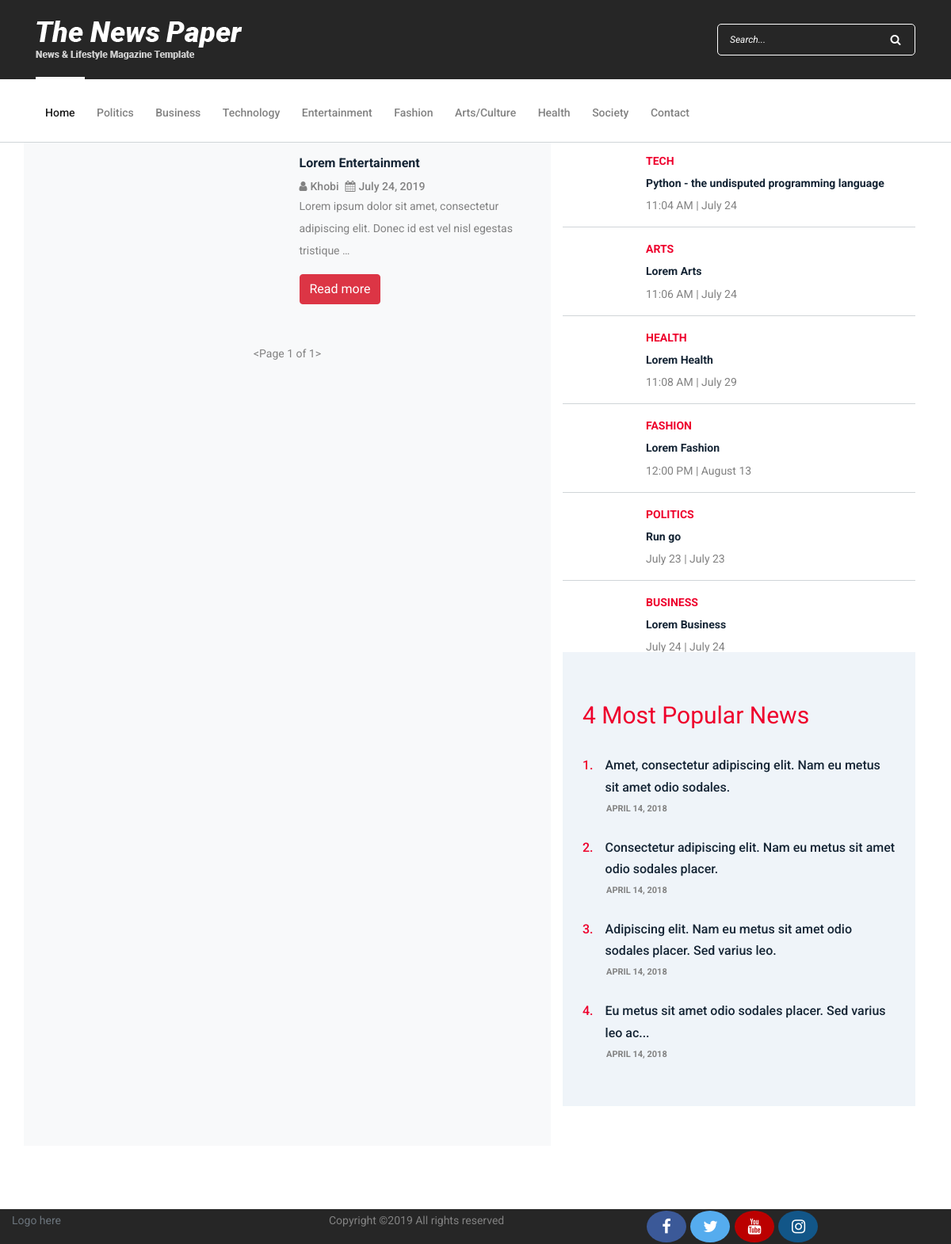
The app's page /entertainment/ with its own data.
### blog/models.py (models this page shows, shortened)
class News(models.Model):
    title = models.CharField(max_length=500)
    date = models.DateTimeField()
    reporter = models.CharField(max_length=100)
    content = models.TextField()
    category = models.CharField(max_length=50, choices=CATEGORY_CHOICES)
    slug = models.SlugField(null=True)
    picture = models.ImageField(upload_to='News/')
    audio = models.FileField(upload_to='Audio/', null=True, blank=True)
    def get_absolute_url(self):
        return reverse('blog-news-detail', kwargs={'slug': self.slug})

### blog/views.py (the view)
# urls.py: path('entertainment/', views.entertainment, name='blog-entertainment'),
def entertainment(request):
    arts = News.objects.all().filter(category='arts').order_by('-id')[:1]
    bus = News.objects.all().filter(category='business').order_by('-id')[:1]
    enter = News.objects.all().filter(category='entertainment').order_by('-id')
    fash = News.objects.all().filter(category='fashion').order_by('-id')[:1]
    heal = News.objects.all().filter(category='health').order_by('-id')[:1]
    poli = News.objects.all().filter(category='politics').order_by('-id')[:1]
    sports = News.objects.all().filter(category='sport').order_by('-id')[:1]
    technology = News.objects.all().filter(category='tech').order_by('-id')[:1]
    page = request.GET.get('page', 1)
    paginator = Paginator(enter, 10)
    try:
        news = paginator.page(page)
    except PageNotAnInteger:
        news = paginator.page(1)
    except EmptyPage:
        news = paginator.page(paginator.num_pages)
    context = {'politics': poli, 'arts': arts, 'business': bus, 'fashion': fash, 'health': heal,
               'sports': sports, 'technology': technology, 'news': news}
    return render(request, 'blog/entertainment.html', context)

### blog/templates/blog/entertainment.html (shortened to what this page needs)
{% extends 'blog/base.html' %}
{% load static %}
{% block content %}
    <div class="blog-area section-padding-0-80">
        <div class="container">
            <div class="row bg">
                <div class="col-12 col-lg-7 bg-light">
                    <div class="blog-posts-area">
                        {% for enter in news %}
                        <div class="row mt-3 mb-3">
                        <div class="col-6 col-md-6">
                        </div>
                        <div class=" col-6 text">
                            <h6 class="post-title">{{ enter.title }}</h6>
                            <div class="post-meta d-flex">
                                <a href="#"><i class="fa fa-user pr-1" aria-hidden="true"></i>{{ enter.reporter }}</a>
                                <a href="#"><i class="fa fa-calendar pl-2 pr-1" aria-hidden="true"></i>{{ enter.date|date:'F d, Y' }}</a>
                            </div>
                            <p>{{ enter.content|truncatewords:15 }}</p>
                            <a href="{{ enter.get_absolute_url }}" class="btn btn-danger" role="button">Read more</a>
                        </div>
                        </div>
                        {% endfor %}
                    </div>
                      {% if news.has_other_pages %}
                    <nav aria-label="Page navigation example">
                        <ul class="pagination mt-50">
                            {% if news.has_previous %}
                                <li class="page-item"><a class="page-link" href="?page={{ news.previous_page_number }}"><i class="fa fa-angle-double-left"></i></a></li>
                            {% endif %}
                            {% for i in news.paginator.page_range %}
                                {% if news.number == i %}
                                    <li class="page-item active"><span class="page-link">{{ i }} <span class="sr-only">(current)</span></span></li>
                                {% else %}
                                    <li class="page-item"><a class="page-link" href="?page={{ i }}">{{ i }}</a></li>
                                {% endif %}
                            {% endfor %}
                            {% if news.has_next %}
                                <li class="page-item"><a class="page-link" href="?page={{ news.next_page_number }}"><i class="fa fa-angle-double-right"></i></a></li>
                            {% endif %}
                        </ul>
                        <p class="text-center">{{ news }}</p>
                    </nav>
                    {% else %}
                          <p class="text-center mt-5">{{ news }}</p>
                    {% endif %}
                </div>
                <div class="col-12 col-lg-5">
                    <div class="blog-sidebar-area">
                        <div class="latest-posts-widget mt-3">
                            {% for tech in technology %}
                            <div class="single-blog-post small-featured-post d-flex">
                                <div class="post-thumb">
                                    <a href="{% url 'blog-news-detail' slug=tech.slug %}"><img src="{{ tech.picture.url }}" alt=""></a>
                                </div>
                                <div class="post-data">
                                    <a href="{% url 'blog-news-detail' slug=tech.slug %}" class="post-catagory">{{ tech.category.title }}</a>
                                    <div class="post-meta">
                                        <a href="{% url 'blog-news-detail' slug=tech.slug %}" class="post-title">
                                            <h6>{{ tech.title }}</h6>
                                        </a>
                                        <p class="post-date"><span>{{ tech.date|date:'g:i A' }}</span> | <span>{{ tech.date|date:'F j' }}</span></p>
                                    </div>
                                </div>
                            </div>
                            {% endfor %}
                            {% for art in arts %}
                            <div class="single-blog-post small-featured-post d-flex">
                                <div class="post-thumb">
                                    <a href="{% url 'blog-news-detail' slug=art.slug %}"><img src="{{ art.picture.url }}" alt=""></a>
                                </div>
                                <div class="post-data">
                                    <a href="{% url 'blog-news-detail' slug=art.slug %}" class="post-catagory">{{ art.category.title }}</a>
                                    <div class="post-meta">
                                        <a href="{% url 'blog-news-detail' slug=art.slug %}" class="post-title">
                                            <h6>{{ art.title }}</h6>
                                        </a>
                                        <p class="post-date"><span>{{ art.date|date:'g:i A' }}</span> | <span>{{ art.date|date:'F j' }}</span></p>
                                    </div>
                                </div>
                            </div>
                            {% endfor %}
                            {% for heal in health %}
                            <div class="single-blog-post small-featured-post d-flex">
                                <div class="post-thumb">
                                    <a href="{% url 'blog-news-detail' slug=heal.slug %}"><img src="{{ heal.picture.url }}" alt=""></a>
                                </div>
                                <div class="post-data">
                                    <a href="{% url 'blog-news-detail' slug=heal.slug %}" class="post-catagory">{{ heal.category.title }}</a>
                                    <div class="post-meta">
                                        <a href="{% url 'blog-news-detail' slug=heal.slug %}" class="post-title">
                                            <h6>{{ heal.title }}</h6>
                                        </a>
                                        <p class="post-date"><span>{{ heal.date|date:'g:i A' }}</span> | <span>{{ heal.date|date:'F j' }}</span></p>
                                    </div>
                                </div>
                            </div>
                            {% endfor %}
                            {% for fash in fashion %}
                            <div class="single-blog-post small-featured-post d-flex">
                                <div class="post-thumb">
                                    <a href="{% url 'blog-news-detail' slug=fash.slug %}"><img src="{{ fash.picture.url }}" alt=""></a>
                                </div>
                                <div class="post-data">
                                    <a href="{% url 'blog-news-detail' slug=fash.slug %}" class="post-catagory">{{ fash.category.title }}</a>
                                    <div class="post-meta">
                                        <a href="{% url 'blog-news-detail' slug=fash.slug %}" class="post-title">
                                            <h6>{{ fash.title }}</h6>
                                        </a>
                                        <p class="post-date"><span>{{ fash.date|date:'g:i A' }}</span> | <span>{{ fash.date|date:'F j' }}</span></p>
                                    </div>
                                </div>
                            </div>
                            {% endfor %}
                            {% for politics in politics %}
                            <div class="single-blog-post small-featured-post d-flex">
                                <div class="post-thumb">
                                    <a href="{% url 'blog-news-detail' slug=politics.slug %}"><img src="{{ politics.picture.url }}" alt=""></a>
                                </div>
                                <div class="post-data">
                                    <a href="{% url 'blog-news-detail' slug=politics.slug %}" class="post-catagory">{{ politics.category.title }}</a>
                                    <div class="post-meta">
                                        <a href="{% url 'blog-news-detail' slug=politics.slug %}" class="post-title">
                                            <h6>{{ politics.title }}</h6>
                                        </a>
                                        <p class="post-date"><span>{{ politics.date|date:'F j' }}</span> | <span>{{ politics.date|date:'F j' }}</span></p>
                                    </div>
                                </div>
                            </div>
                            {% endfor %}
                            {% for bus in business %}
                            <div class="single-blog-post small-featured-post d-flex">
                                <div class="post-thumb">
                                    <a href="{% url 'blog-news-detail' slug=bus.slug %}"><img src="{{ bus.picture.url }}" alt=""></a>
                                </div>
                                <div class="post-data">
                                    <a href="{% url 'blog-news-detail' slug=bus.slug %}" class="post-catagory">{{ bus.category.title }}</a>
                                    <div class="post-meta">
                                        <a href="{% url 'blog-news-detail' slug=bus.slug %}" class="post-title">
                                            <h6>{{ bus.title }}</h6>
                                        </a>
                                        <p class="post-date"><span>{{ bus.date|date:'F j' }}</span> | <span>{{ bus.date|date:'F j' }}</span></p>
                                    </div>
                                </div>
                            </div>
                        </div>
                        {% endfor %}
                        <div class="popular-news-widget mb-50">
                            <h3>4 Most Popular News</h3>
                            <div class="single-popular-post">
                                <a href="#">
                                    <h6><span>1.</span> Amet, consectetur adipiscing elit. Nam eu metus sit amet odio sodales.</h6>
                                </a>
                                <p>April 14, 2018</p>
                            </div>
                            <div class="single-popular-post">
                                <a href="#">
                                    <h6><span>2.</span> Consectetur adipiscing elit. Nam eu metus sit amet odio sodales placer.</h6>
                                </a>
                                <p>April 14, 2018</p>
                            </div>
                            <div class="single-popular-post">
                                <a href="#">
                                    <h6><span>3.</span> Adipiscing elit. Nam eu metus sit amet odio sodales placer. Sed varius leo.</h6>
                                </a>
                                <p>April 14, 2018</p>
                            </div>
                            <div class="single-popular-post">
                                <a href="#">
                                    <h6><span>4.</span> Eu metus sit amet odio sodales placer. Sed varius leo ac...</h6>
                                </a>
                                <p>April 14, 2018</p>
                            </div>
                        </div>
                    </div>
                </div>
            </div>
        </div>
    </div>
{% endblock content %}

### blog/static/blog/style.css (style rules this page uses)
* { margin: 0; padding: 0; }
body { font-family: "Roboto", sans-serif; font-size: 14px; }
h1, h2, h3, h4, h5, h6 { color: #152535; line-height: 1.3; font-weight: 700; }
p { color: #828282; font-size: 14px; line-height: 2; font-weight: 400; }
a, a:hover, a:focus { -webkit-transition-duration: 500ms; transition-duration: 500ms; text-decoration: none; outline: 0 solid transparent; color: #1c1c1c; font-weight: 500; font-size: 14px; color: #828282; }
.mb-50 { margin-bottom: 50px !important; }
.section-padding-0-80 { padding-top: 0; padding-bottom: 80px; }
.single-blog-post { position: relative; z-index: 1; }
.single-blog-post .post-thumb a { display: block; }
.single-blog-post .post-data { padding: 30px 0; }
.single-blog-post .post-data .post-catagory { font-size: 14px; color: #ee002d; text-transform: uppercase; font-weight: 700; margin-bottom: 10px; display: block; }
.single-blog-post .post-data .post-title { display: block; }
.single-blog-post .post-data .post-title h6 { -webkit-transition-duration: 500ms; transition-duration: 500ms; line-height: 1.9; }
.single-blog-post.small-featured-post { position: relative; z-index: 1; border-bottom: 1px solid #d0d5d8; padding: 20px 0; }
.single-blog-post.small-featured-post .post-thumb { -webkit-box-flex: 0; -ms-flex: 0 0 90px; flex: 0 0 90px; max-width: 90px; width: 90px; margin-right: 15px; }
.single-blog-post.small-featured-post .post-data { padding: 0; }
.single-blog-post.small-featured-post .post-data .post-catagory { margin-bottom: 10px; line-height: 1; }
.single-blog-post.small-featured-post .post-data .post-title h6 { font-size: 14px; line-height: 1.6; margin-bottom: 10px; font-weight: 700; }
.single-blog-post.small-featured-post .post-data .post-date { margin-bottom: 0; line-height: 1; }
.single-blog-post.small-featured-post:first-child { padding-top: 0; }
.single-blog-post.small-featured-post:last-child { padding-bottom: 0; border-bottom: none; }
.popular-news-widget { position: relative; z-index: 1; background-color: #eff4f9; padding: 60px 25px; }
.popular-news-widget h3 { font-size: 30px; margin-bottom: 30px; font-weight: 400; color: #ee002d; }
.popular-news-widget .single-popular-post { position: relative; z-index: 1; margin-bottom: 30px; }
.popular-news-widget .single-popular-post h6 { -webkit-transition-duration: 500ms; transition-duration: 500ms; display: -webkit-box; display: -ms-flexbox; display: flex; line-height: 1.7; font-weight: 500; }
.popular-news-widget .single-popular-post h6 span { margin-right: 15px; color: #ee002d; }
.popular-news-widget .single-popular-post p { margin-bottom: 0; font-size: 11px; text-transform: uppercase; font-weight: 700; color: #828282; margin-left: 30px; line-height: 1; }
.popular-news-widget .single-popular-post:last-child { margin-bottom: 0; }

### records on screen
News: title "Lorem Entertainment", reporter "Khobi", date "July 24, 2019", content "Lorem ipsum dolor sit amet, consectetur adipiscing elit. Donec id est vel nisl egestas tristique …"
News: category "TECH", title "Python - the undisputed programming language", date "11:04 AM", date "July 24"
News: category "ARTS", title "Lorem Arts", date "11:06 AM", date "July 24"
News: category "HEALTH", title "Lorem Health", date "11:08 AM", date "July 29"
News: category "FASHION", title "Lorem Fashion", date "12:00 PM", date "August 13"
News: category "POLITICS", title "Run go", date "July 23"
News: category "BUSINESS", title "Lorem Business", date "July 24"

### other values on screen
{{ news }} "<Page 1 of 1>"
